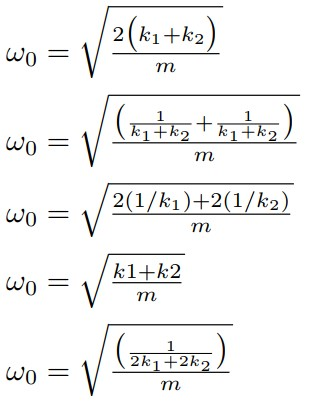
#> input picture OpenCV-Tests/data/test.jpg, 316 x 415 px
$ python split_lines_test.py
#> lines starting #> are read from the running program, lines starting #| are printed output that depends on the picture; after the words box and inside, x2 and y2 are one past the last pixel; in counts of white or black regions, pixels touching at a corner belong together
import cv2
import numpy as np
import seaborn as sns
import matplotlib.pyplot as plt

# Load the image
image_path = "data/test.jpg"
img = cv2.imread(image_path)
#> img is the input picture: shape (415, 316, 3); mean B, G, R 243.4, 243.8, 243.6

# Inverse binary threshold grayscale version of image
img_thr = cv2.threshold(cv2.cvtColor(img, cv2.COLOR_BGR2GRAY), 128, 255, cv2.THRESH_BINARY_INV)[1]
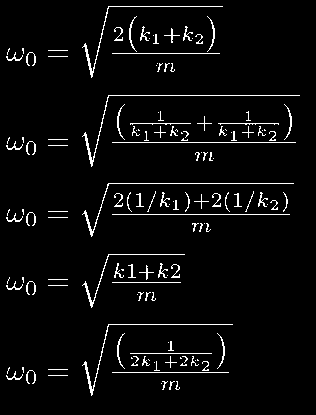
#> img_thr: shape (415, 316); 4% white in thin lines or dots, all inside (x1, y1, x2, y2) = (6, 6, 300, 396)
print(img_thr.shape)
#| (415, 316)

sns.heatmap(img_thr)
plt.show()
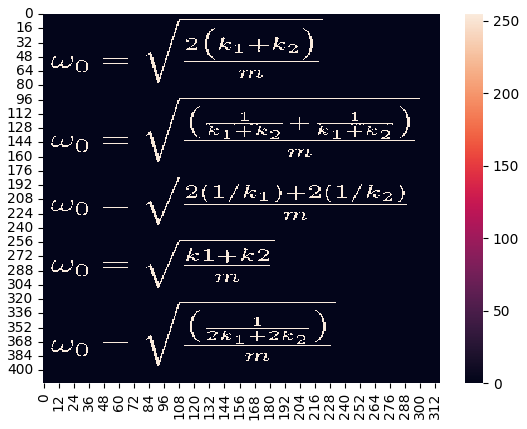
#> figure drawn by matplotlib, 2 panels

# Count pixels along the y-axis, find peaks
thr_y = 200
y_sum = np.count_nonzero(img_thr, axis=0)
#> y_sum = 316 values, max 61 at index 118, min 0 at index 0, mean 16.68
peaks = np.where(y_sum > thr_y)[0]
#> peaks = empty array

# Clean peaks
thr_x = 50
temp = np.diff(peaks).squeeze()
#> temp = empty array
idx = np.where(temp > thr_x)[0]
#> idx = empty array
peaks = np.concatenate(([0], peaks[idx+1]), axis=0) + 1
#> peaks = [1]

# Save sub-images
for i in np.arange(peaks.shape[0] - 1):
    cv2.imwrite('sub_image_' + str(i) + '.png', img[:, peaks[i]:peaks[i+1]])
